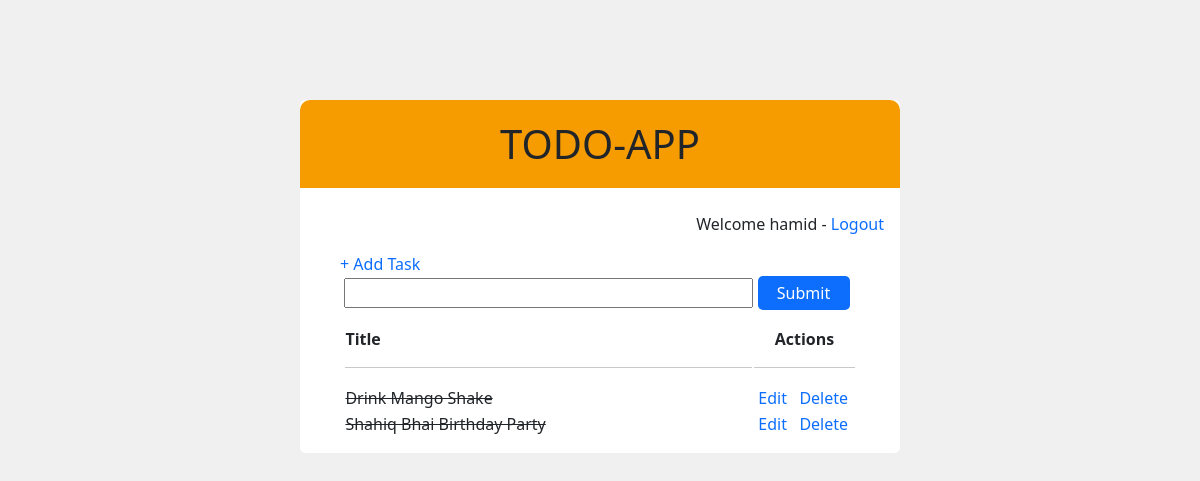
The app's page / (signed in), older data.
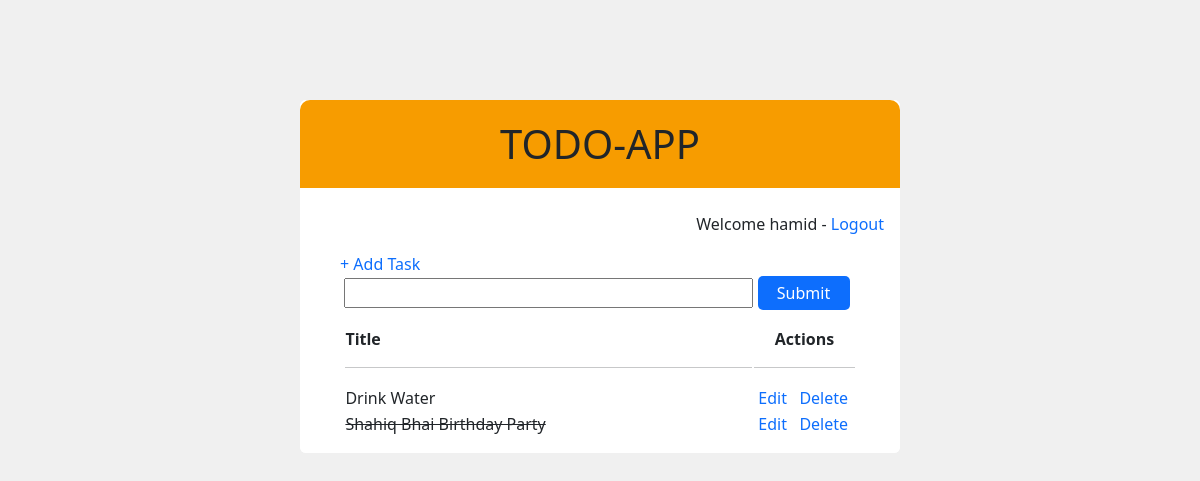
The same page, newer data.
### base/models.py (models this page shows)
class Task(models.Model):
    user = models.ForeignKey(
        User, on_delete=models.CASCADE, null=True, blank=True)
    title = models.CharField(max_length=200)
    description = models.TextField(null=True, blank=True)
    complete = models.BooleanField(default=False)
    created = models.DateField(auto_now_add=True)
    def __str__(self):
        return self.title
    class Meta:
        ordering = ['complete']

### base/views.py (the view)
# urls.py: path('', IndexView.as_view(), name='index'),
class IndexView(LoginRequiredMixin, ListView):
    model = Task
    context_object_name = 'tasks'
    template_name = 'base/index.html'
    def get_context_data(self, **kwargs):
        context = super().get_context_data(**kwargs)
        context['tasks'] = context['tasks'].filter(user=self.request.user)
        search_input = self.request.GET.get('search-area') or ''
        if(search_input):
            context['tasks'] = context['tasks'].filter(
                title__startswith=search_input)
        context['search_area'] = search_input
        return context

### base/templates/base/index.html
{% extends 'base/main.html'%} {% block content %}
<h1 class="header-bar">TODO-APP</h1>
<div class="card-body">
  {% if request.user.is_authenticated %}
  <p class="text-end">
    Welcome {{request.user}} - <a href="{% url 'base:logout' %}">Logout</a>
  </p>
  {% else %}
  <p><a href="{% url 'base:login' %}">Login</a></p>
  {% endif %}
  <a href="{% url 'base:task-create' %}" class="m-4">+ Add Task</a> <br />
  <form method="get" style="width: 90%; margin: auto">
    <input
      type="text"
      name="search-area"
      value="{{search_area}}"
      style="width: 80%"
    />
    <input type="submit" value="Submit" style="width: 18%" />
  </form>
  {% if not tasks %}
  <p><strong>Nothing in ToDo List</strong></p>
  {% else %}
  <table class="mt-3" style="width: 90%; margin: auto">
    <tr>
      <th style="width: 80%">
        Title
        <hr />
      </th>
      <th colspan="3" class="text-center" style="width: 20%">
        Actions
        <hr />
      </th>
    </tr>
    {% for task in tasks %}
    <tr>
      <td>
        {% if task.complete %}
        <s>{{task}}</s>
        {% else %} {{task}} {% endif %}
      </td>
      <td class="text-center"><a href="/task-update/{{task.id}}">Edit</a></td>
      <td class="text-center"><a href="/task-delete/{{task.id}}">Delete</a></td>
    </tr>
    {% endfor %}
  </table>
  {% endif %}
</div>
{% endblock content %}

### base/templates/base/main.html (shortened to what this page needs)
<!DOCTYPE html>
<html lang="en">
  <head>
    <link
      href="https://cdn.jsdelivr.net/npm/bootstrap@5.2.0/dist/css/bootstrap.min.css"
      rel="stylesheet"
    />
  </head>
  <body>
    <div class="container rounded m-auto">
      <div class="card border-0 rounded" style="width: 100%">
        {% block content %} {% endblock content %}
      </div>
    </div>
  </body>
</html>

### base/templates/base/main.html (style rules this page uses)
body { background-color: #f0f0f0; padding-top: 100px; }
.container { background-color: #fff; max-width: 600px; padding: 0; }
.header-bar { background-color: rgb(247, 156, 0); text-align: center; padding: 20px 0; border-top-left-radius: 10px; border-top-right-radius: 10px; }
input[type='submit'] { background-color: #0d6efd; padding: 5px 15px; border: none; border-radius: 5px; color: white; }
a { text-decoration: none; }

Row changes from the older to the newer data that the page shows:
removed Task: title "Drink Mango Shake"
added Task: title "Drink Water"
